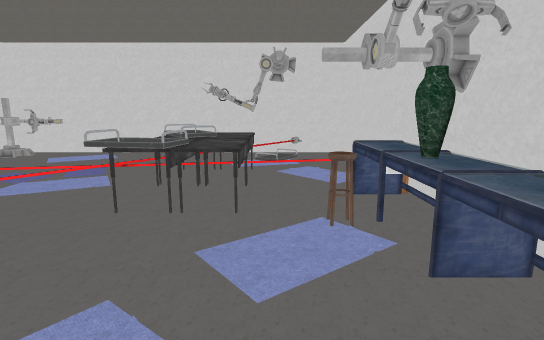
view 1 (above)

17 first-person views from a walk through a scene from a Unity 3-D project. The camera is 1.5 m above the floor, tilts 10° down and sees 80° across. Doors are open. The floor is counted in squares, 1 m on a side. Each view is taken from the middle of a square. On the plan, view 1 faces up. The plan holds only what a view shows up to about 15 squares ahead; the rest is blank. The place goes on beyond the plan. The player character is not drawn. Some surface patterns are stand-ins.

view 2
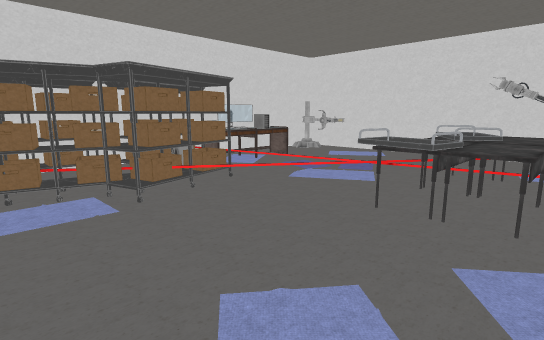

view 3
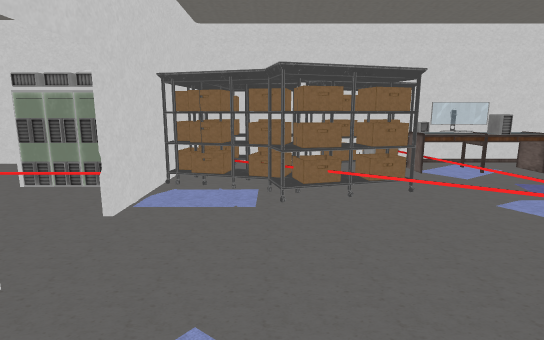

view 4
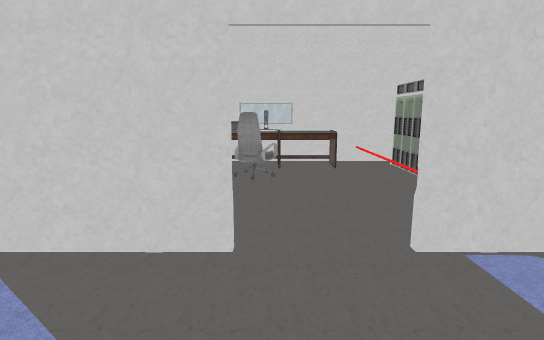

view 5
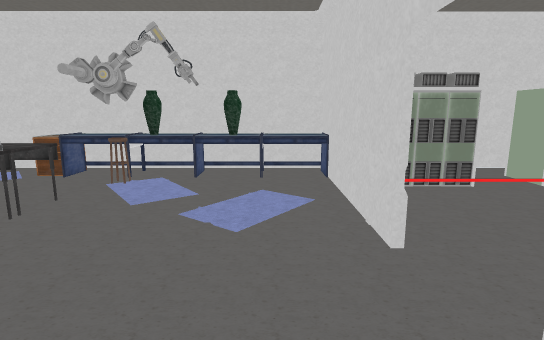

view 6
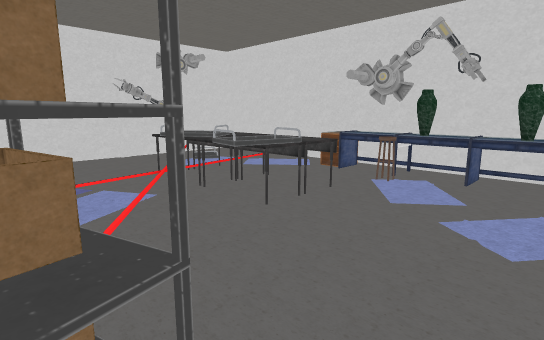

view 7
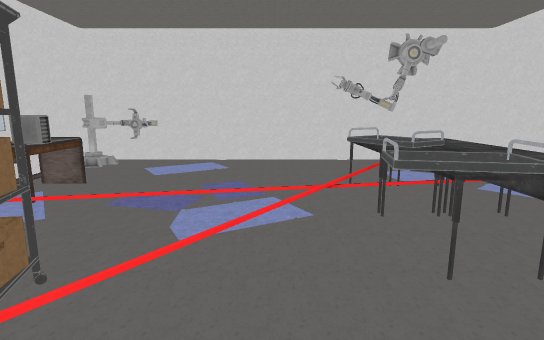

view 8
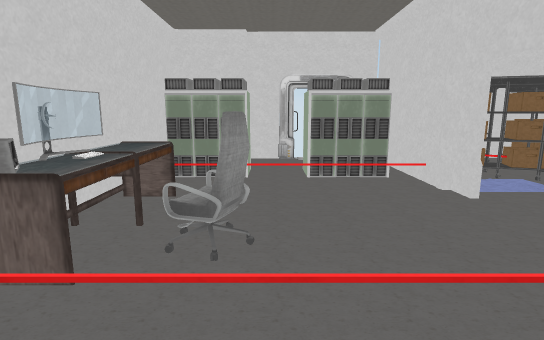

view 9
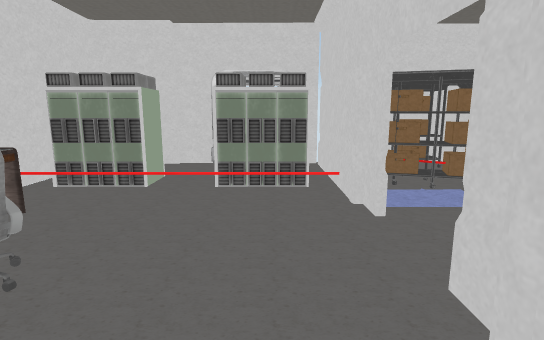

view 10
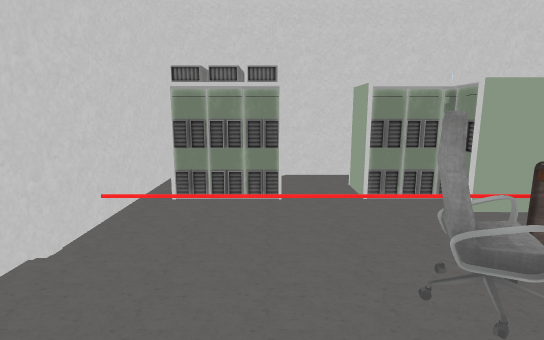

view 11
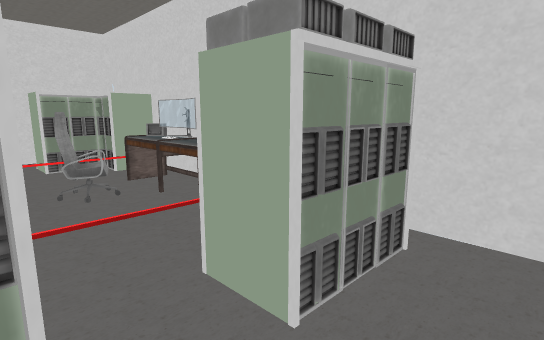

view 12
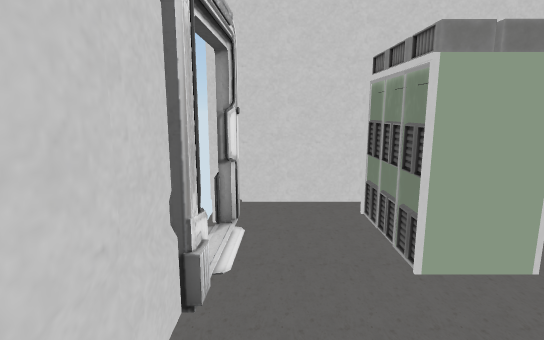

view 13
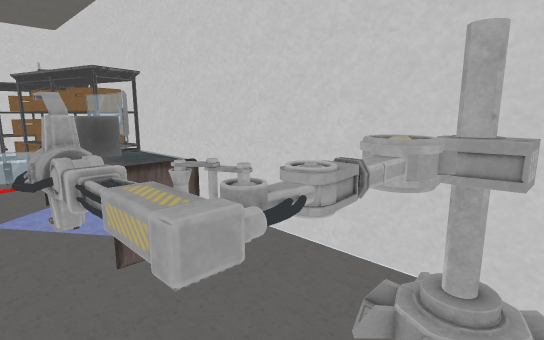

view 14
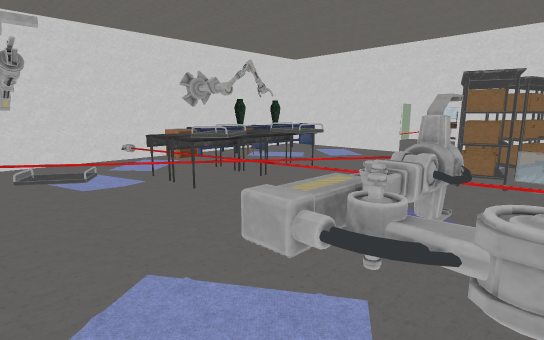

view 15
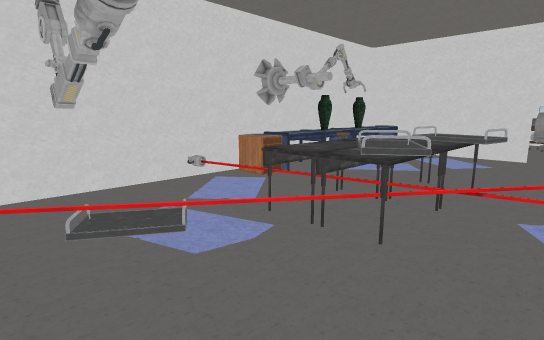

view 16
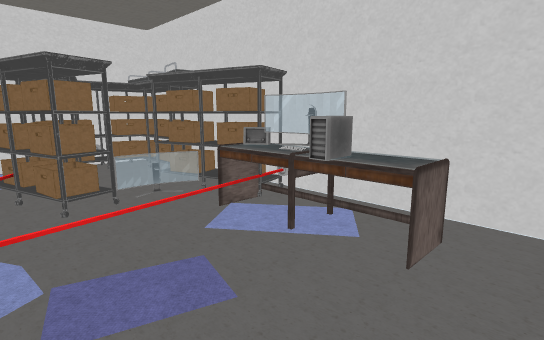

view 17
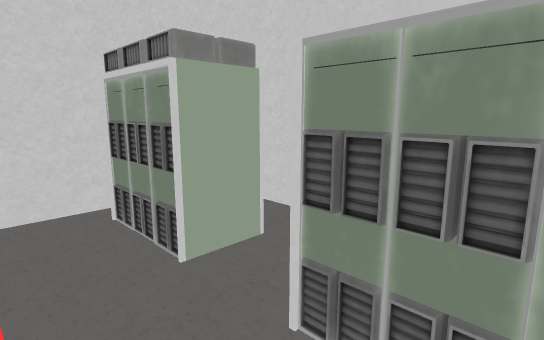

### Floor plan
Key: @ floor where view 1 was taken; # wall or solid block; . floor; D open door; = window, fence, low wall or low ledge; ^ raised ledge; O other object.
Columns run from 10 left of view 1 to 3 right of it. Each row starts with its distance up from view 1.
 13 O### ### ####O
 12 O#..O...O....O
 11 ##O......O...#
 10 #.#..........#
  9 #==..........#
  8 #OO.....OO...#
  7 #OO.....OO...#
  6 #OO.....OO..O#
  5 ##.....^OO..O#
  4 ##O##.....OOO#
  3  ####.......O#
  2    ##.......O#
  1   ##........O#
  0 ####.OO.O.@.OO
 -1 #.OO#O..O##O O
 -2 D.OO.......O.#
 -3 D.OO.......O.O
 -4 #............#
 -5 #.OO...OO..=.#
 -6 #.OO.^^OO.== #
 -7 ######^O##

Positions as (right, up) in squares from view 1, and headings:
1: (0, 0), facing up
2: (0, 0), facing up-left
3: (0, 2), facing left
4: (-3, 3), facing down
5: (-6, 1), facing right
6: (-6, 1), facing up-right
7: (-4, 2), facing up
8: (1, -4), facing left
9: (0, -2), facing left
10: (-5, -3), facing right
11: (-9, -3), facing down-right
12: (-9, -6), facing up
13: (-7, 12), facing down-left
14: (-8, 12), facing down-right
15: (-4, 12), facing down-right
16: (-5, 10), facing down-left
17: (-1, -6), facing up-right
